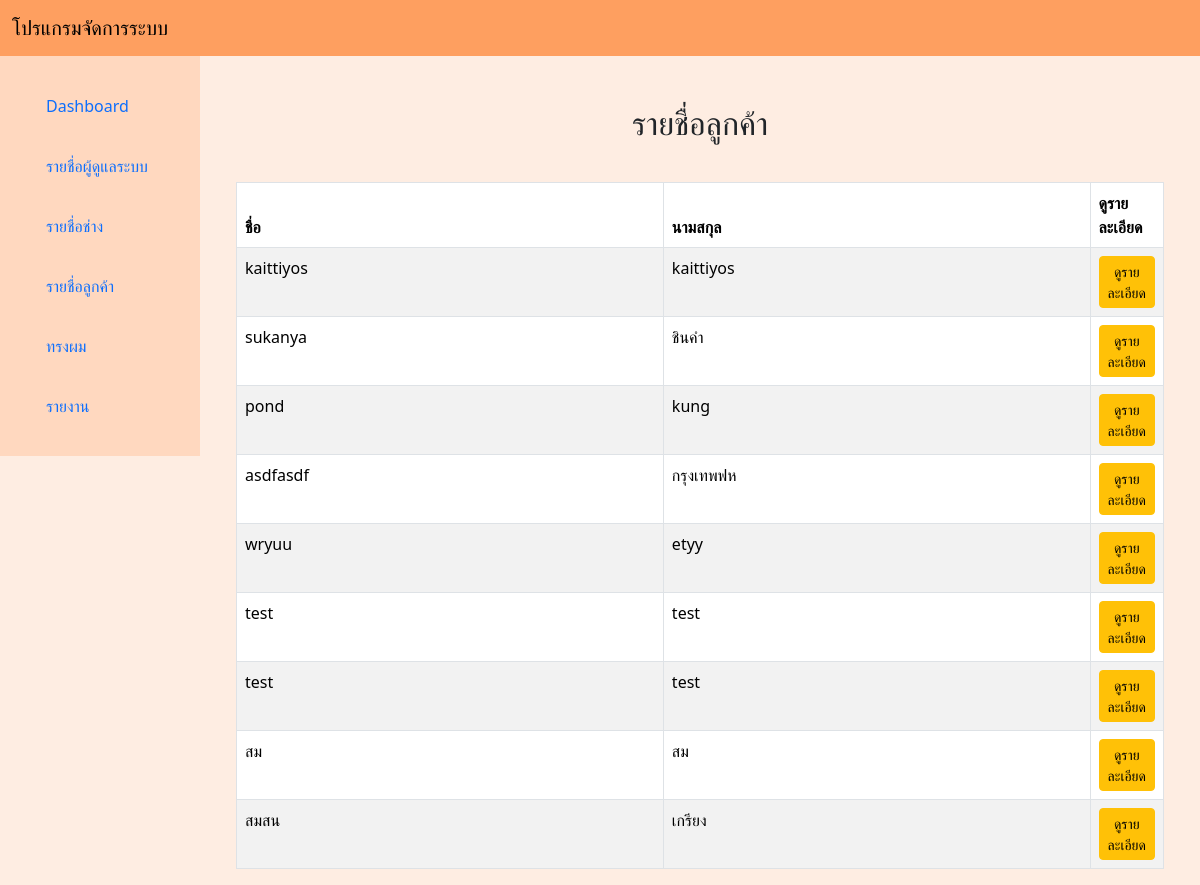
Before: /font_end/list_cus.php with the older database file.
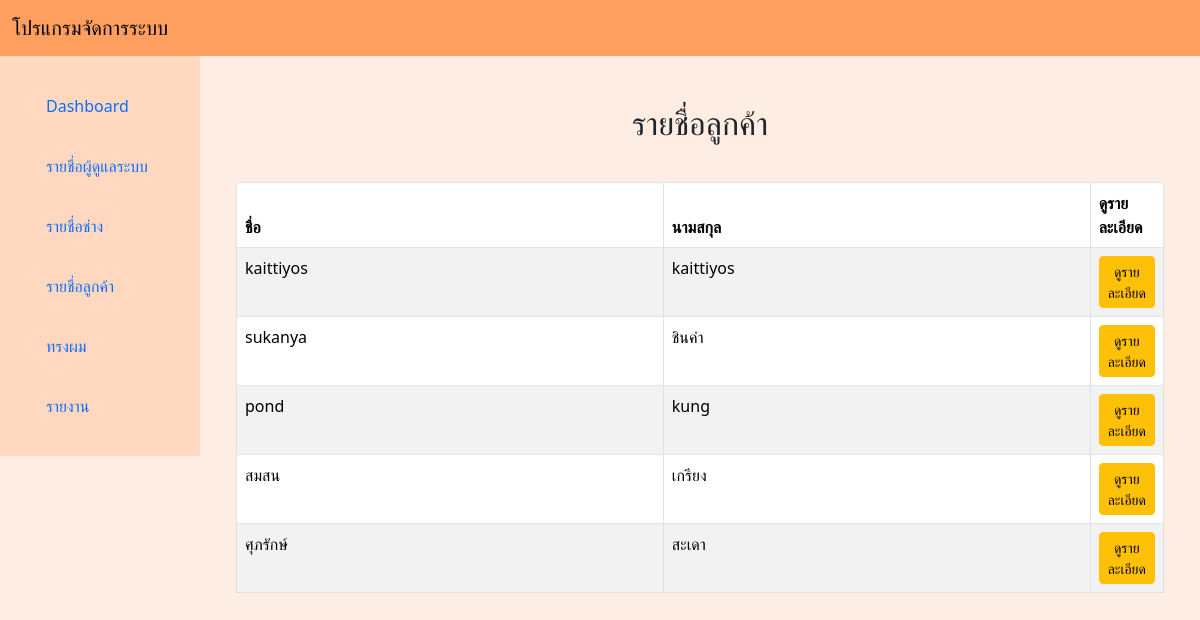
After: the same page with the newer database file.
### tables this page shows
CREATE TABLE `customer` (
  `cus_id` int(11) NOT NULL,
  `cus_name` varchar(50) NOT NULL,
  `cus_lastname` varchar(50) NOT NULL,
  `cus_phone` varchar(12) NOT NULL,
  `cus_email` varchar(50) NOT NULL,
  `cus_password` varchar(60) NOT NULL
);

### font_end/list_cus.php (the view, shortened to what this page needs)
<div class="row mt-5">
    <div class="col-md-12 text-center">
        <h2>รายชื่อลูกค้า</h2>
    </div>
</div>
<div class="container">
    <div class="row">
        <div class="col-md-12"> <br>
            <table class="table table-striped table-hover table-responsive table-bordered">
                <thead>
                    <tr>
                        <th width="50%">ชื่อ</th>
                        <th width="55%">นามสกุล</th>
                        <th width="25%">ดูรายละเอียด</th>
                    </tr>
                </thead>
                <tbody>
                    <?php
                    require_once '../config.php';
                    $stmt = $conn->prepare("SELECT * FROM customer");
                    $stmt->execute();
                    $resultSet = $stmt->get_result();
                    $data = $resultSet->fetch_all(MYSQLI_ASSOC);
                    foreach ($data as $k) {
                    ?>
                        <tr>
                            <td><?= htmlspecialchars($k['cus_name']); ?></td>
                            <td><?= htmlspecialchars($k['cus_lastname']); ?></td>
                            <td>
                                <button type="button" onclick="showDetails(<?= htmlspecialchars($k['cus_id']); ?>)" class="btn btn-warning btn-sm">ดูรายละเอียด</button>
                            </td>
                        </tr>
                    <?php
                    }
                    ?>
                </tbody>
            </table>
        </div>
    </div>
</div>
<?php
include '../template/master.php';
?>

Changed rows visible on the page:
removed customer: cus_name "asdfasdf", cus_lastname "กรุงเทพฟห"
removed customer: cus_name "wryuu", cus_lastname "etyy"
removed customer: cus_name "test", cus_lastname "test"
removed customer: cus_name "test", cus_lastname "test"
removed customer: cus_name "สม", cus_lastname "สม"
added customer: cus_name "ศุภรักษ์", cus_lastname "สะเดา"
